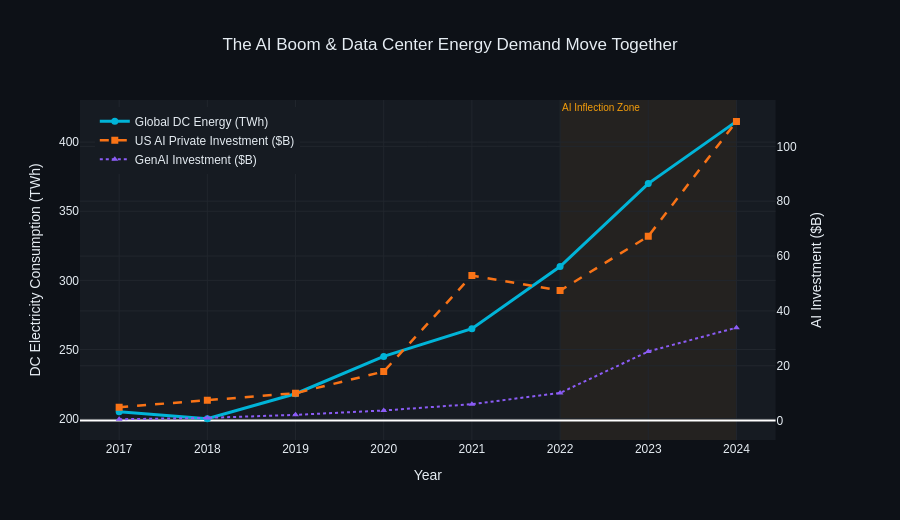

This figure's notebook cell:
### Code cell
# ── What this proves ─────────────────────────────────────────────────────────
# AI investment and DC energy move together. Before running any correlation
# numbers, this chart makes the relationship visually undeniable.
# Two y-axes: DC energy (TWh) left, AI investment ($B) right.

inv_col   = [c for c in df_kpis_hist.columns if 'US Private' in c or 'Private AI' in c][0]
genai_col = [c for c in df_kpis_hist.columns if 'GenAI' in c and 'Inv' in c][0]

years_common = sorted(
    set(df_hist['Year'].astype(int)) & set(df_kpis_hist['Year'].astype(int))
)

dc_e    = df_hist.set_index(df_hist['Year'].astype(int))[twh].reindex(years_common)
ai_inv  = df_kpis_hist.set_index('Year')[inv_col].reindex(years_common)
genai_i = df_kpis_hist.set_index('Year')[genai_col].reindex(years_common)

fig = make_subplots(specs=[[{"secondary_y": True}]])
fig.update_layout(**DARK_TEMPLATE)

fig.add_trace(go.Scatter(
    x=years_common, y=dc_e.values,
    name='Global DC Energy (TWh)',
    line=dict(color=PALETTE['cyan'], width=3),
    mode='lines+markers', marker=dict(size=7),
), secondary_y=False)

fig.add_trace(go.Scatter(
    x=years_common, y=ai_inv.values,
    name='US AI Private Investment ($B)',
    line=dict(color=PALETTE['orange'], width=2.5, dash='dash'),
    mode='lines+markers', marker=dict(size=7, symbol='square'),
), secondary_y=True)

fig.add_trace(go.Scatter(
    x=years_common, y=genai_i.values,
    name='GenAI Investment ($B)',
    line=dict(color=PALETTE['purple'], width=2, dash='dot'),
    mode='lines+markers', marker=dict(size=6, symbol='triangle-up'),
), secondary_y=True)

fig.add_vrect(
    x0=2022, x1=2024,
    fillcolor=PALETTE['yellow'], opacity=0.06,
    layer='below', line_width=0,
    annotation_text='AI Inflection Zone',
    annotation_position='top left',
    annotation_font=dict(color=PALETTE['yellow'], size=10)
)

fig.update_layout(
    title=dict(
        text='The AI Boom & Data Center Energy Demand Move Together',
        font=dict(size=17, color='#E6EDF3'), x=0.5
    ),
    height=520,
    legend=dict(x=0.02, y=0.98),
)
fig.update_yaxes(title_text='DC Electricity Consumption (TWh)',
                 gridcolor='#21262D', secondary_y=False)
fig.update_yaxes(title_text='AI Investment ($B)',
                 gridcolor='#21262D', secondary_y=True)
fig.update_xaxes(title_text='Year', dtick=1, gridcolor='#21262D')

fig.write_html(str(OUT_DIR / "02_chart2_ai_boom_overlay.html"))
fig.show()
print("✅ Chart 2 saved")

### Figure 1 — Plotly figure (JSON) as saved in the notebook; plotly's stock layout.template omitted (floating-point values rounded to 4 significant figures)
{"data": [{"line": {"color": "#00B4D8", "width": 3}, "marker": {"size": 7}, "mode": "lines+markers", "name": "Global DC Energy (TWh)", "type": "scatter", "x": [2017, 2018, 2019, 2020, 2021, 2022, 2023, 2024], "xaxis": "x", "y": [205.0, 200.0, 218.0, 245.0, 265.0, 310.0, 370.0, 415.0], "yaxis": "y"}, {"line": {"color": "#F97316", "dash": "dash", "width": 2.5}, "marker": {"size": 7, "symbol": "square"}, "mode": "lines+markers", "name": "US AI Private Investment ($B)", "type": "scatter", "x": [2017, 2018, 2019, 2020, 2021, 2022, 2023, 2024], "xaxis": "x", "y": [4.9, 7.4, 10.0, 17.9, 52.9, 47.4, 67.2, 109.1], "yaxis": "y2"}, {"line": {"color": "#8B5CF6", "dash": "dot", "width": 2}, "marker": {"size": 6, "symbol": "triangle-up"}, "mode": "lines+markers", "name": "GenAI Investment ($B)", "type": "scatter", "x": [2017, 2018, 2019, 2020, 2021, 2022, 2023, 2024], "xaxis": "x", "y": [0.5, 1.0, 2.1, 3.7, 6.0, 10.1, 25.2, 33.9], "yaxis": "y2"}], "layout": {"annotations": [{"font": {"color": "#F59E0B", "size": 10}, "showarrow": false, "text": "AI Inflection Zone", "x": 2022, "xanchor": "left", "xref": "x", "y": 1, "yanchor": "top", "yref": "y domain"}], "font": {"color": "#E6EDF3", "family": "Arial"}, "height": 520, "legend": {"bgcolor": "#161B22", "bordercolor": "#30363D", "x": 0.02, "y": 0.98}, "paper_bgcolor": "#0D1117", "plot_bgcolor": "#161B22", "shapes": [{"fillcolor": "#F59E0B", "layer": "below", "line": {"width": 0}, "opacity": 0.06, "type": "rect", "x0": 2022, "x1": 2024, "xref": "x", "y0": 0, "y1": 1, "yref": "y domain"}], "title": {"font": {"color": "#E6EDF3", "size": 17}, "text": "The AI Boom & Data Center Energy Demand Move Together", "x": 0.5}, "xaxis": {"anchor": "y", "domain": [0, 0.94], "dtick": 1, "gridcolor": "#21262D", "title": {"text": "Year"}}, "yaxis": {"anchor": "x", "domain": [0, 1], "gridcolor": "#21262D", "title": {"text": "DC Electricity Consumption (TWh)"}}, "yaxis2": {"anchor": "x", "gridcolor": "#21262D", "overlaying": "y", "side": "right", "title": {"text": "AI Investment ($B)"}}}}
